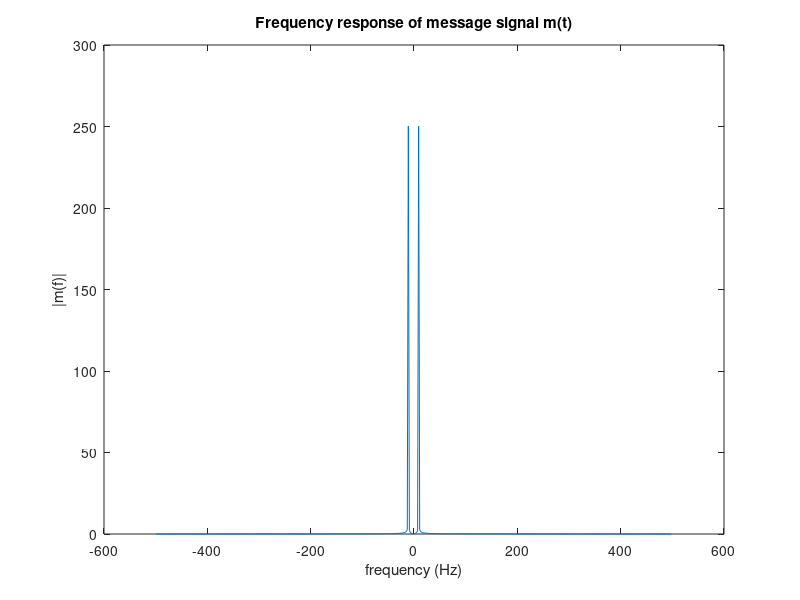

The MATLAB script that drew this image:
m = 1;  
Am = 1;   
fm = 10;  
fs = 100*fm;  

Tm = 1/fm;    
t = 0:1/fs:5*Tm;   
ym = Am*sin(2*pi*fm*t);  
  
plot(t,ym); 

xlabel("time (secs) -->");
ylabel(" m(t)(Volts) ");
title ('Time domain Message Signal');

Ac = Am/m;    
fc = 20*fm;  
yc = Ac*sin(2*pi*fc*t);   


plot(t,yc); 
ylabel ('ycarrier(Volts)');
xlabel("time (secs) -->");
title ('Time Domain Carrier Signal');

AM = Ac*sin(2*pi*fc*t).*(1+m*sin(2*pi*fm*t)); 
plot(t,AM,'r');

xlabel ("time (secs) -->");
ylabel("AM(Volts)");
title ('time domain AM Signal');

L = length(t); 
Nf=L ;
AM_fft = fftshift(fft(AM,Nf));    
mf = fftshift(fft(ym,Nf));    
cf = fftshift(fft(yc,Nf));     
f = (-Nf/2:1:Nf/2-1)*fs/Nf;      
plot(f,abs(mf));  

xlabel("Frequency (Hz) -->");
ylabel(" |m(f)| ");
title ('Frequency domain Message Signal');

plot(f,abs(cf)); 
ylabel ('|c(f)|)');
xlabel("Frequency (Hz) -->");
title ('Frequency Domain Carrier Signal');

plot(f,abs(AM_fft)); 
title('Freq Response of AM Signal');
xlabel('frequency (Hz)');
ylabel(' |AM(F)|')


Vc = 2*AM.*sin(2*pi*fc*t);
[b,a] = butter(4,fc*2/fs);
ym_rec = filter(b,a,Vc);
ym_rec=ym_rec- mean(ym_rec); 

plot(t, ym_rec,'LineWidth',2);
plot(t,ym,'r');
title('demodulated AM signal with origional message signal');
legend("Demodulated AM signal","message signal");
xlabel('Time (s)');
ylabel('Amplitude (Volts)');

ym_rec_fft = fftshift(fft(ym_rec,Nf));
f = (-Nf/2:1:Nf/2-1)*fs/Nf;
plot(f,abs(ym_rec_fft));

title('Freq Response of demodulated AM signal y_m(t)');
xlabel('f(Hz)');
ylabel('|AM(F)|');

Nf=L;      
f_ym = fftshift(fft(ym,Nf));
f = (-Nf/2:1:Nf/2-1)*fs/Nf;
plot(f,abs(f_ym));
xlabel("frequency (Hz)");
ylabel("|m(f)|");
title("Frequency response of message signal m(t)");

